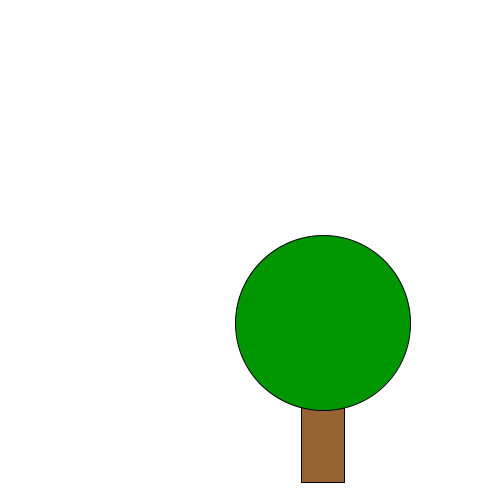
Frame 1 (no input)
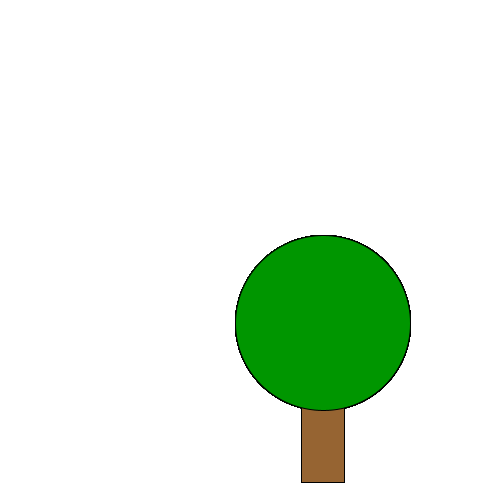
Frame 60 (the mouse pressed at the canvas centre just before this capture)
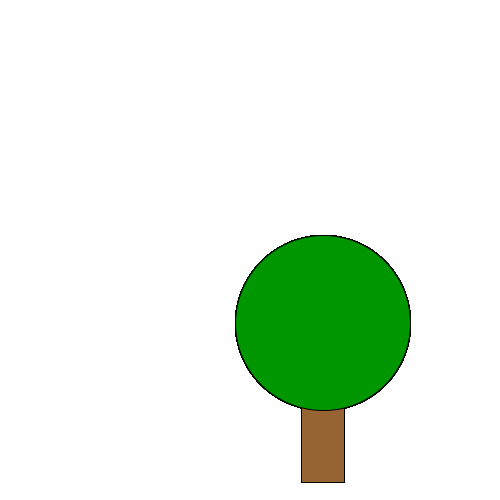
Frame 120 (the mouse held since frame 60 and released just before this capture)

The Processing sketch that drew these frames (run headless with seeded random() and noise(); from frame 60 on, the mouse is pressed at the canvas centre):

// Processing sketch: week1consollogin
// ── week1consollogin.pde
int bgColor = 255; 
int bgColor2 = 100;
int treePosition;
int treeSize;
void setup(){
  //first parameter is width, second is heigh
   size(500, 500);
   background(bgColor); 
   
   treePosition = int(width*random(0,1));
   treeSize = int(width*.35);
   
   //prints to our console
   println(treePosition);
}

void draw(){
  //ellipse(x position, y position, width, height)
  //fill(0, 100, 100); 
  //ellipse(100, 100, 50, 50);
  
  //fill(100, 0, 0);from the center
  //rect(100, 100, 100, 50);
  //this draws our rectangle 
  rectMode(CENTER);
  fill(150, 100, 50);
  rect(treePosition, treePosition + 50, treeSize*.25, treeSize*1.25);
  
  fill(0, 150, 0);
  ellipse(treePosition, treePosition, treeSize, treeSize);
  
}
